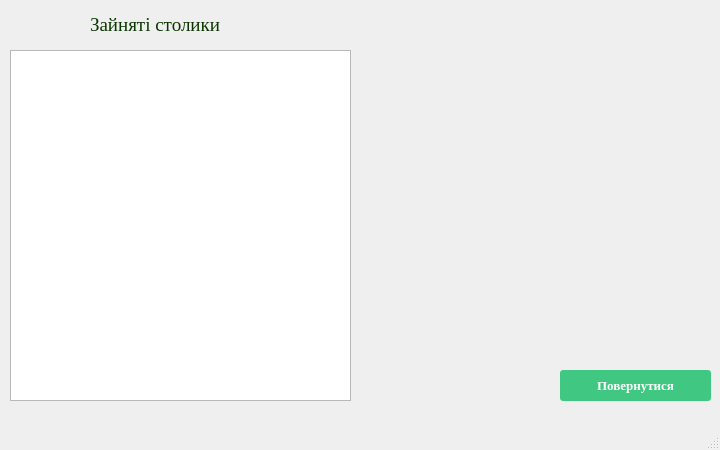
<?xml version="1.0" encoding="UTF-8"?>
<ui version="4.0">
 <class>InfoForm</class>
 <widget class="QMainWindow" name="InfoForm">
  <property name="windowModality">
   <enum>Qt::ApplicationModal</enum>
  </property>
  <property name="geometry">
   <rect>
    <x>0</x>
    <y>0</y>
    <width>720</width>
    <height>450</height>
   </rect>
  </property>
  <property name="sizePolicy">
   <sizepolicy hsizetype="Fixed" vsizetype="Fixed">
    <horstretch>0</horstretch>
    <verstretch>0</verstretch>
   </sizepolicy>
  </property>
  <property name="minimumSize">
   <size>
    <width>720</width>
    <height>450</height>
   </size>
  </property>
  <property name="maximumSize">
   <size>
    <width>720</width>
    <height>450</height>
   </size>
  </property>
  <property name="font">
   <font>
    <family>Times New Roman</family>
    <pointsize>10</pointsize>
   </font>
  </property>
  <property name="windowTitle">
   <string>InfoForm</string>
  </property>
  <property name="windowIcon">
   <iconset resource="resource.qrc">
    <normaloff>:/res/img/cafe-server.gif</normaloff>:/res/img/cafe-server.gif</iconset>
  </property>
  <widget class="QWidget" name="centralwidget">
   <widget class="QListWidget" name="TableList">
    <property name="geometry">
     <rect>
      <x>10</x>
      <y>50</y>
      <width>341</width>
      <height>351</height>
     </rect>
    </property>
   </widget>
   <widget class="QLabel" name="TableLabel">
    <property name="geometry">
     <rect>
      <x>90</x>
      <y>10</y>
      <width>161</width>
      <height>31</height>
     </rect>
    </property>
    <property name="font">
     <font>
      <pointsize>14</pointsize>
     </font>
    </property>
    <property name="text">
     <string>&lt;html&gt;&lt;head/&gt;&lt;body&gt;&lt;p&gt;&lt;span style=&quot; color:#0b3601;&quot;&gt;Зайняті столики&lt;/span&gt;&lt;/p&gt;&lt;/body&gt;&lt;/html&gt;</string>
    </property>
   </widget>
   <widget class="QPushButton" name="ReturnButton">
    <property name="geometry">
     <rect>
      <x>560</x>
      <y>370</y>
      <width>151</width>
      <height>31</height>
     </rect>
    </property>
    <property name="sizePolicy">
     <sizepolicy hsizetype="Maximum" vsizetype="Maximum">
      <horstretch>0</horstretch>
      <verstretch>0</verstretch>
     </sizepolicy>
    </property>
    <property name="font">
     <font>
      <weight>87</weight>
      <bold>true</bold>
      <underline>false</underline>
      <strikeout>false</strikeout>
     </font>
    </property>
    <property name="styleSheet">
     <string notr="true">QPushButton
{
    font-weight: 700;
  color: white;
  text-decoration: none;
  padding: .8em 1em calc(.8em + 3px);
  border-radius: 3px;
  background: rgb(64,199,129);
  box-shadow: 0 -3px rgb(53,167,110) inset;
  transition: 0.2s;
}

QPushButton:pressed
{
   background: rgb(33,147,90);
  box-shadow: 0 3px rgb(33,147,90) inset;
}

QPushButton:hover
{
   background: rgb(53, 167, 110);
}

QPushButton:focus {
    /*background-color: red;*/
}</string>
    </property>
    <property name="text">
     <string>Повернутися</string>
    </property>
   </widget>
   <widget class="QLabel" name="label">
    <property name="geometry">
     <rect>
      <x>450</x>
      <y>140</y>
      <width>181</width>
      <height>161</height>
     </rect>
    </property>
    <property name="text">
     <string/>
    </property>
    <property name="pixmap">
     <pixmap resource="resource.qrc">:/res/img/cup_PNG1964-170x170.png</pixmap>
    </property>
   </widget>
  </widget>
  <widget class="QMenuBar" name="menubar">
   <property name="geometry">
    <rect>
     <x>0</x>
     <y>0</y>
     <width>720</width>
     <height>21</height>
    </rect>
   </property>
  </widget>
  <widget class="QStatusBar" name="statusbar"/>
 </widget>
 <resources>
  <include location="resource.qrc"/>
 </resources>
 <connections/>
</ui>
